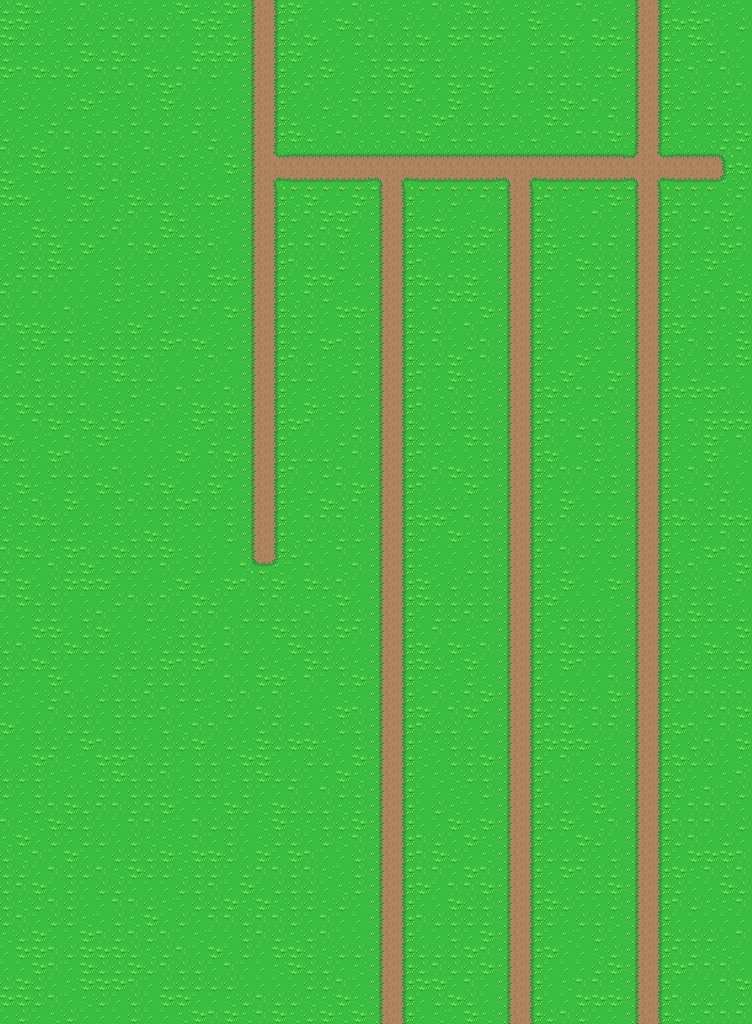

This game map was drawn from its Tiled (.tmx) file and the tilesets committed beside it. A one-line description and the trimmed map source follow:
An orthogonal 47x64 tile map with 16x16 px tiles, 1 tile layer (Tile Layer 1).

<map version="1.0.0" orientation="orthogonal" renderorder="left-down" width="47" height="64" tilewidth="16" tileheight="16" nextobjectid="1">
 <tileset firstgid="1" source="../Tileset/Overworld.tsx" />
 <layer name="Tile Layer 1" width="47" height="64">
  <data>[3008 cells, 3008 non-empty, 19 distinct tile ids]</data>
 </layer>
</map>
